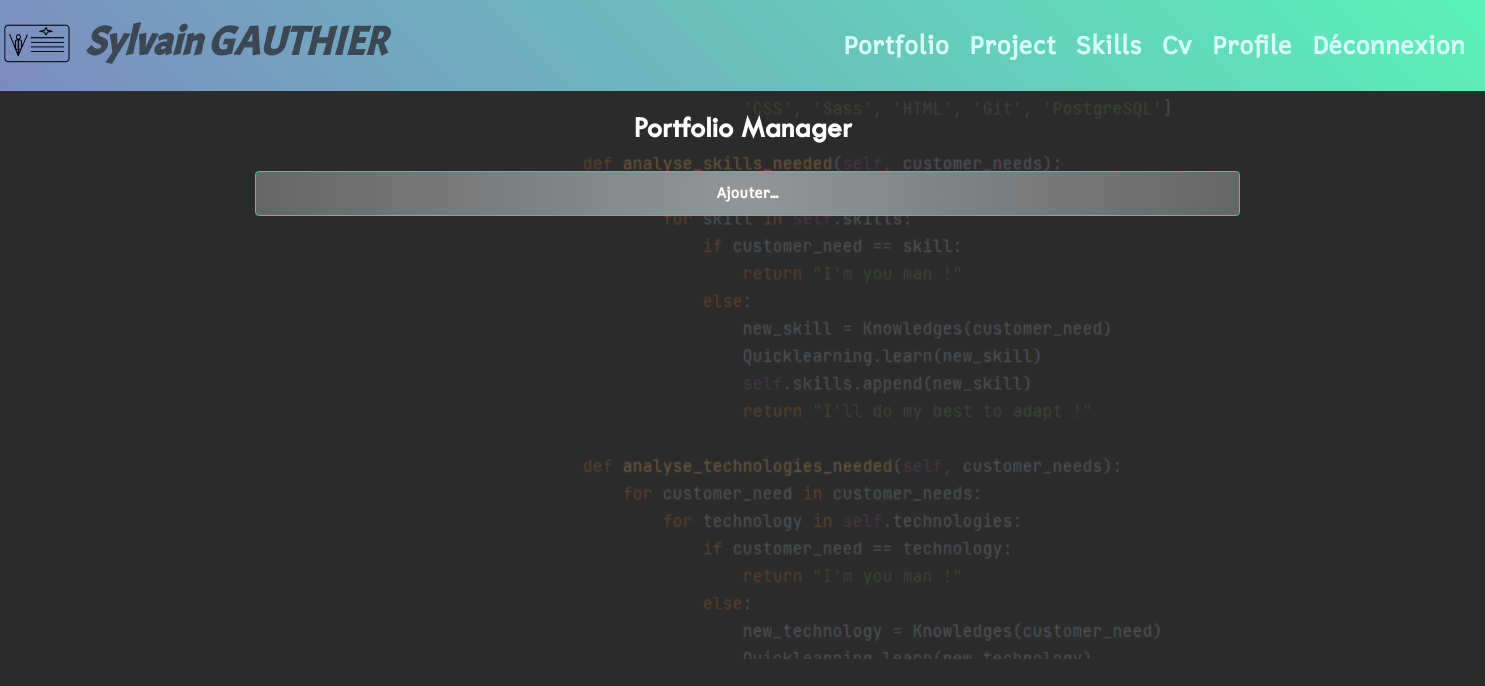
The page /portfolio/ (signed in) on the database as committed earlier.
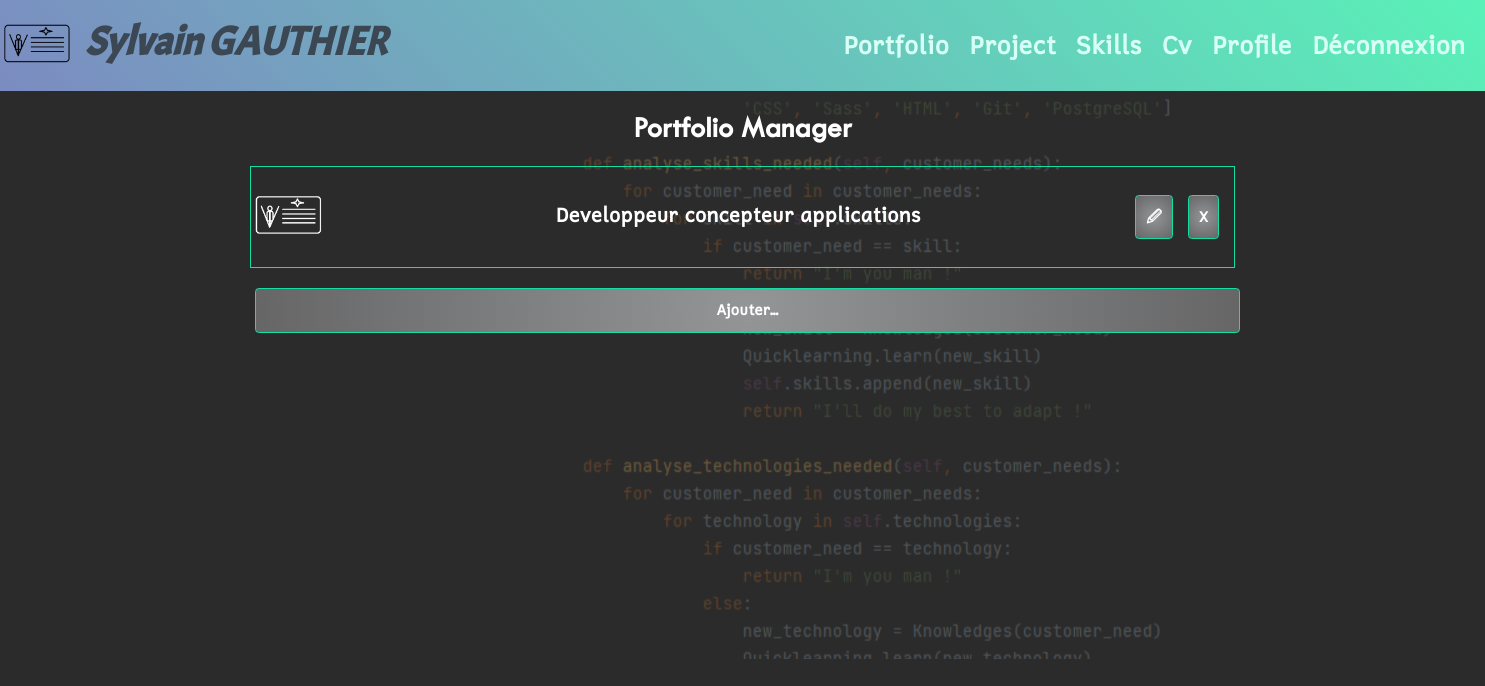
The same page on the database as committed later.
### portfolio/models/portfolio.py (models this page shows, shortened)
class Portfolio(models.Model):
    title = models.CharField(
        verbose_name='title',
        max_length=60,
        blank=False,
        null=False
    )
    welcome_sentence = models.CharField(
        max_length=100,
        null=False,
        blank=False,
        default='Bienvenue !'
    )
    introduction_text = models.TextField(
        max_length=600,
        null=True,
        blank=True
    )
    user = models.ForeignKey(settings.AUTH_USER_MODEL,
                             null=True,
                             on_delete=models.CASCADE)
    is_visible = models.BooleanField(
        verbose_name="is visible",
        default=False,
        null=True,
        blank=True
    )

### portfolio/views/portfolio_views.py (the view)
# urls.py: path('', cv_views.index, name='cv_home'),
@login_required
def index(request):
    portfolios = Portfolio.objects.filter(
        Q(user=request.user)
    )
    return render(request,
                  'portfolio/portfolios_index.html',
                  context={'portfolios': portfolios}
                  )

### portfolio/templates/portfolio/portfolios_index.html
{% extends 'index.html' %}
{% block content %}
<div class="text-center">
    <h2>Portfolio Manager</h2>
</div>
<main class="cv-grid">
        <div class="cv-list">
            {% for portfolio in portfolios %}
            <div class="cv-prev">
                {% include 'portfolio/partials/portfolio_minus_snippet.html' with portfolio=portfolio %}
                <div class="cv-prev__button">
                    <a class="btn btn-secondary mt-2 mb-2 me-4" href="{% url 'portfolio:edit_portfolio' portfolio.id %}">
                        🖉
                    </a>
                    <a class="btn btn-secondary mt-2 mb-2 me-4" href="{% url 'portfolio:delete_portfolio' portfolio.id %}">
                        X
                    </a>
                </div>
            </div>
            {% endfor %}
        </div>
        <div class="text-end">
            <a class="btn btn--full-width btn-secondary mt-2 mb-2 me-4" href="{% url 'portfolio:create_portfolio' %}">
                Ajouter...
            </a>
        </div>
</main>
{% endblock content %}

### portfolio/templates/portfolio/partials/portfolio_minus_snippet.html
{% load static %}
    <div class="cv-prev__image">
        {% if portfolio.is_visible %}
            <img src="{% static 'img/VcardOnline_logo_white.png' %}">
        {% else %}
        <a href="{% url 'portfolio:set_portfolio_visible' portfolio_id=portfolio.id %}">
            <img src="{% static 'img/VcardOnline_logo.png' %}">
        </a>
        {% endif %}
    </div>
    <div class="cv-prev__heading">
        <h3>
            {{ portfolio.title }}
        </h3>
    </div>

Rows that differ between the two databases and show on the page:
added Portfolio: is_visible True (drawn), title "Developpeur concepteur applications"
